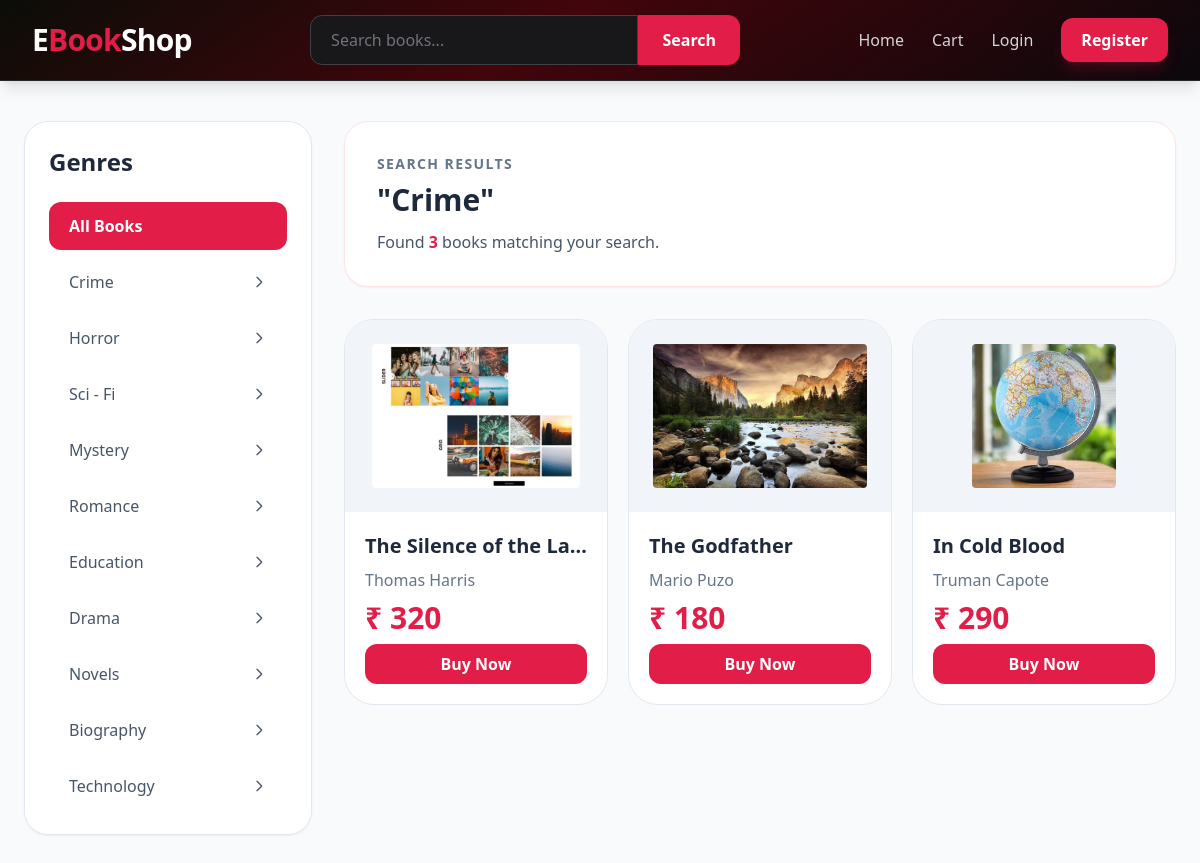
The app's page /genre/filter/2/ with its own data.
### ecom/models.py (models this page shows, shortened)
class Genre(models.Model):
    title = models.CharField(max_length=200)
    description = models.TextField()
    def __str__(self):
        return self.title

class Book(models.Model):
    title = models.CharField(max_length=200)
    author = models.CharField(max_length=200)
    nop = models.IntegerField(default=0)
    isbn = models.CharField(max_length=100)
    publish_year = models.IntegerField()
    genre = models.ForeignKey(Genre, on_delete=models.CASCADE)
    price = models.IntegerField(default=0)
    cover_image = models.ImageField(upload_to="books/")
    description = models.TextField(default="N/A")

### ecom/views.py (the view)
# urls.py: path("genre/filter/<int:genre_id>/",views.filterBygenre,name="filterByGenre"),
def filterBygenre(req, genre_id):
    if genre_id:
        data = {
            "genres" : Genre.objects.all(),
            "books" : Book.objects.filter(genre_id=genre_id),
            "search":  Genre.objects.get(id=genre_id)
        }
        return render(req, "filter.html",data)

### ecom/templates/filter.html (shortened to what this page needs)
<!DOCTYPE html>
<html lang="en">
<head>
    <script src="https://cdn.tailwindcss.com"></script>
</head>
<body class="bg-slate-50">
{% include "header.html" %}
<div class="max-w-7xl mx-auto px-6 py-10">
    <div class="flex gap-8">
        <aside class="w-72 hidden lg:block">
            <div class="sticky top-28 bg-white rounded-3xl border border-slate-200 shadow-sm p-6">
                <h2 class="text-2xl font-bold text-slate-800 mb-6">
                    Genres
                </h2>
                <div class="space-y-2">
                    <a href="{% url 'homepage' %}"
                       class="flex items-center justify-between bg-rose-600 text-white rounded-xl px-5 py-3 font-semibold">
                        <span>All Books</span>
                    </a>
                    {% for g in genres %}
                    <a href="{% url 'filterByGenre' g.id %}"
                       class="flex items-center justify-between rounded-xl px-5 py-3 text-slate-600 hover:bg-rose-50 hover:text-rose-600 transition">
                        <span>{{g.title}}</span>
                        <svg xmlns="http://www.w3.org/2000/svg"
                             class="w-4 h-4"
                             fill="none"
                             viewBox="0 0 24 24"
                             stroke="currentColor">
                            <path stroke-linecap="round"
                                  stroke-linejoin="round"
                                  stroke-width="2"
                                  d="M9 5l7 7-7 7"/>
                        </svg>
                    </a>
                    {% endfor %}
                </div>
            </div>
        </aside>
        <main class="flex-1">
            {% if search %}
            <div class="bg-white border border-rose-100 rounded-3xl shadow-sm p-8 mb-8">
                <p class="text-slate-500 uppercase tracking-widest text-sm font-semibold">
                    Search Results
                </p>
                <h1 class="text-3xl font-bold text-slate-800 mt-2">
                    "{{search}}"
                </h1>
                <p class="mt-3 text-slate-600">
                    Found
                    <span class="font-bold text-rose-600">{{books|length}}</span>
                    books matching your search.
                </p>
            </div>
            {% endif %}
            <div class="grid grid-cols-3 gap-5">
                {% for b in books %}
                <a href="{% url 'bookDetails' b.id %}"
                   class="group bg-white rounded-[30px] border border-slate-200 overflow-hidden hover:border-rose-300 hover:shadow-2xl hover:-translate-y-2 transition duration-300">
                    <div class="relative bg-slate-100 h-48 flex items-center justify-center overflow-hidden">
                        <img src="{{b.cover_image.url}}"
                             class="h-36 rounded">
                    </div>
                    <div class="p-5 flex flex-col gap-2">
                        <h2 class="text-xl font-bold text-slate-800 truncate">
                            {{b.title}}
                        </h2>
                        <p class="text-slate-500">
                            {{b.author}}
                        </p>
                        <div class="flex items-center justify-between">
                            <span class="text-3xl font-bold text-rose-600">
                                ₹ {{b.price}}
                            </span>
                        </div>
                        <button
                            class=" w-full bg-rose-600 hover:bg-rose-700 text-white py-2 rounded-xl font-semibold transition">
                            Buy Now
                        </button>
                    </div>
                </a>
                {% empty %}
                <div class="col-span-full bg-white rounded-3xl shadow-sm border border-slate-200 py-20 text-center">
                    <h2 class="text-2xl font-bold text-slate-700">
                        No Books Found
                    </h2>
                </div>
                {% endfor %}
            </div>
        </main>
    </div>
</div>
</body>
</html>

### ecom/templates/header.html
<header class="sticky top-0 z-50 bg-[linear-gradient(327deg,#0b080c_0%,#42050b_55%,#0b0d08_100%)] border-b border-zinc-800 shadow-lg ">
    <div class="max-w-7xl mx-auto h-20 px-8 flex items-center justify-between">
        <a href="{% url 'homepage' %}"
           class="text-3xl font-extrabold tracking-tight text-white">
            E<span class="text-rose-600">Book</span>Shop
        </a>
        <form action="{% url 'search' %}" method="get"
              class="flex w-[430px]">
            <input
                type="text"
                name="search"
                placeholder="Search books..."
                class="w-full rounded-l-xl bg-zinc-900 border border-zinc-700 text-white placeholder:text-zinc-500 px-5 py-3 outline-none focus:border-rose-600 focus:ring-2 focus:ring-rose-600/20">
            <button
                class="bg-rose-600 hover:bg-rose-700 px-6 rounded-r-xl text-white font-semibold transition duration-300">
                Search
            </button>
        </form>
        <nav class="flex items-center gap-7">
            <a class="font-medium text-zinc-300 hover:text-rose-600 transition"
               href="{% url 'homepage' %}">
                Home
            </a>
            <a class="font-medium text-zinc-300 hover:text-rose-600 transition"
               href="">
                Cart
            </a>
            {% if request.user.is_authenticated %}
            <span class="font-medium text-white bg-zinc-900 px-4 py-2 rounded-xl border border-zinc-700">
                {% if request.user.first_name %}
                    {{request.user.username}}
                {% else %}
                    {{request.user.first_name}}
                {% endif %}
            </span>
            <a class="font-medium text-zinc-300 hover:text-rose-600 transition"
               href="{% url 'logout' %}">
                Logout
            </a>
            {% else %}
            <a class="font-medium text-zinc-300 hover:text-rose-600 transition"
               href="{% url 'login' %}">
                Login
            </a>
            <a class="bg-rose-600 hover:bg-rose-700 text-white rounded-xl px-5 py-2.5 font-semibold transition duration-300 shadow-lg shadow-rose-600/20"
               href="{% url 'register' %}">
                Register
            </a>
            {% endif %}
        </nav>
    </div>
</header>

### records on screen
Genre: title "Crime"
Genre: title "Horror"
Genre: title "Sci - Fi"
Genre: title "Mystery"
Genre: title "Romance"
Genre: title "Education"
Genre: title "Drama"
Genre: title "Novels"
Genre: title "Biography"
Genre: title "Technology"
Book: cover_image (picture), title "The Silence of the La…", author "Thomas Harris", price "320"
Book: cover_image (picture), title "The Godfather", author "Mario Puzo", price "180"
Book: cover_image (picture), title "In Cold Blood", author "Truman Capote", price "290"

### other values on screen
{{ books|length }} "3"
